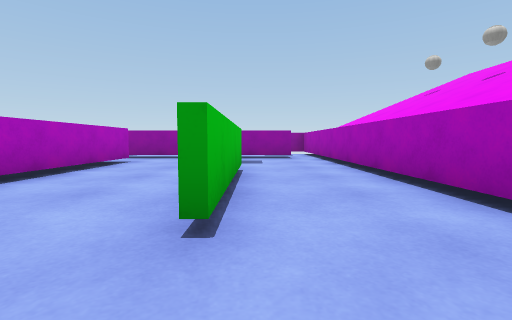
[1] (above)

21 first-person views from a walk through a scene from a Unity 3-D project. The camera is 0.55 m above the floor, tilts 4° down and sees 85° across. The floor is counted in squares, 1 m on a side. Each view is taken from the middle of a square. On the plan, view 1 faces up. The plan holds only what a view shows up to about 9 squares ahead; the rest is blank. The place goes on beyond the plan. The player is left out. Surface patterns are stand-ins for the level's own textures.

[2]
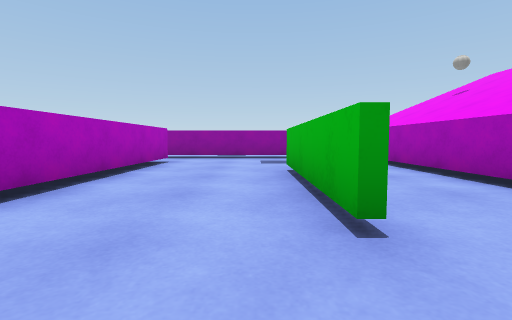

[3]
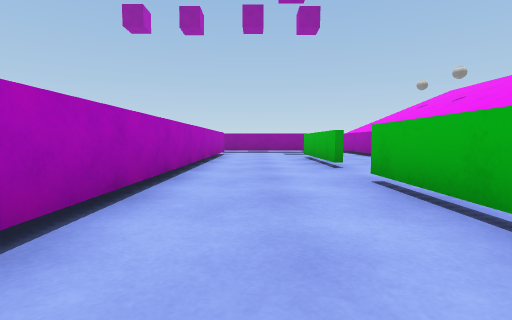

[4]
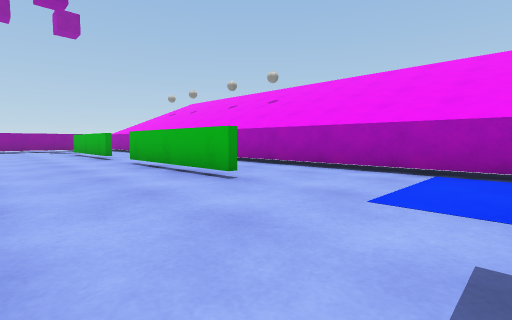

[5]
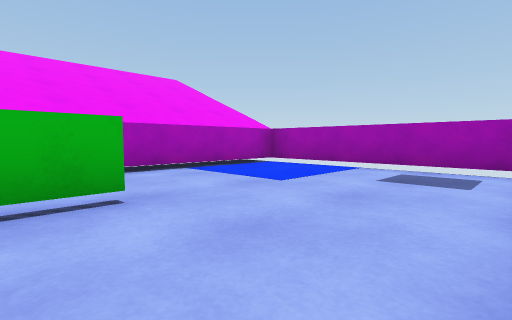

[6]
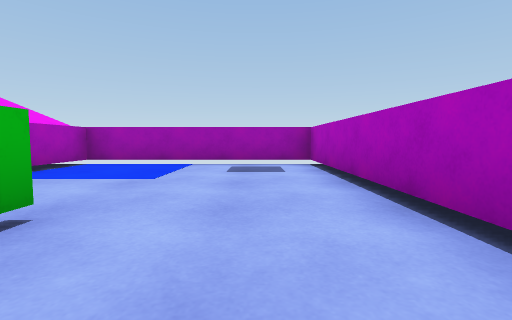

[7]
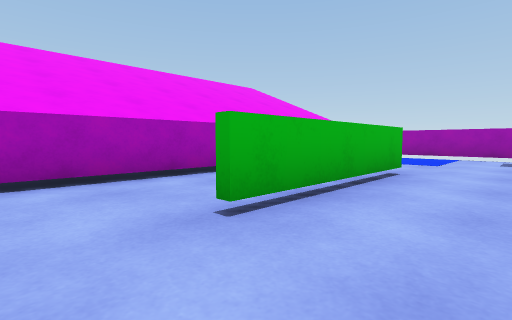

[8]
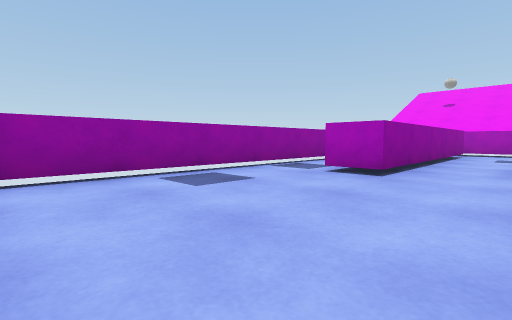

[9]
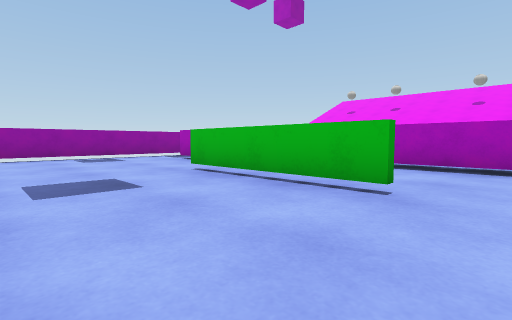

[10]
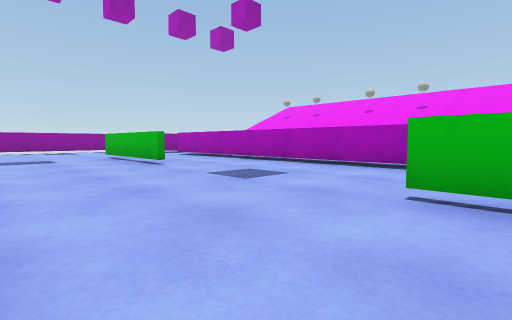

[11]
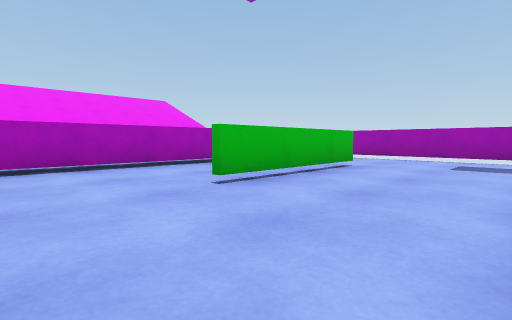

[12]
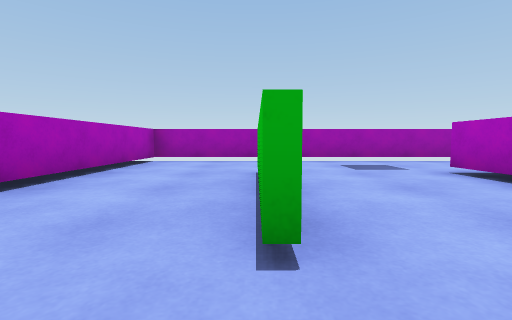

[13]
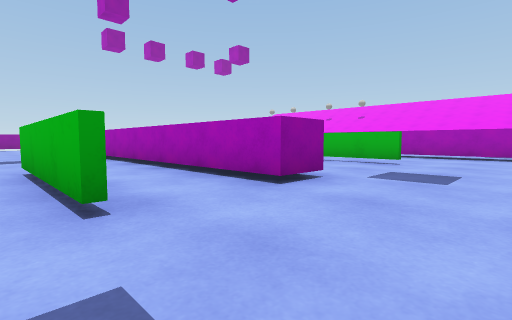

[14]
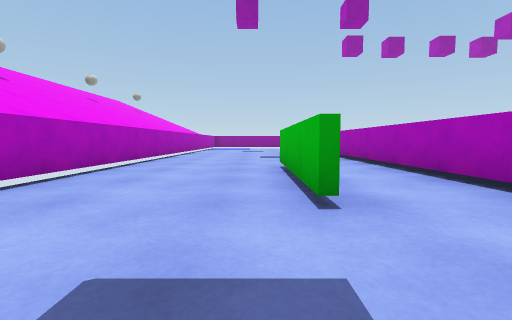

[15]
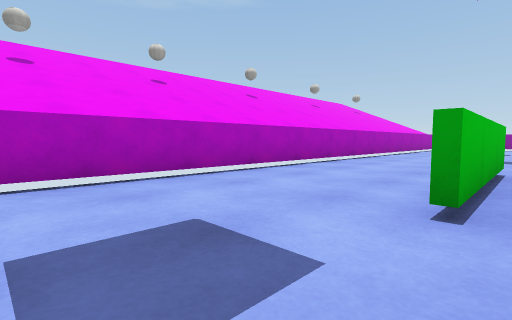

[16]
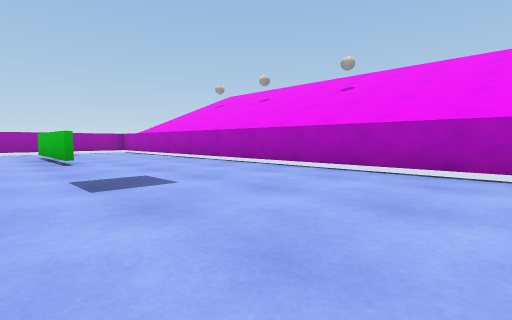

[17]
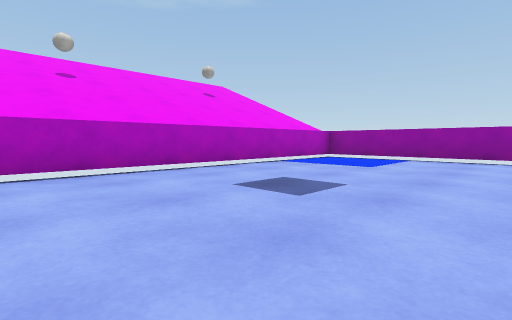

[18]
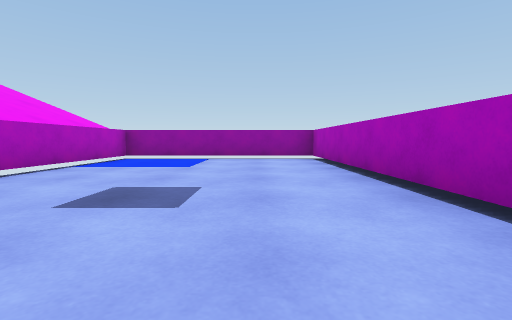

[19]
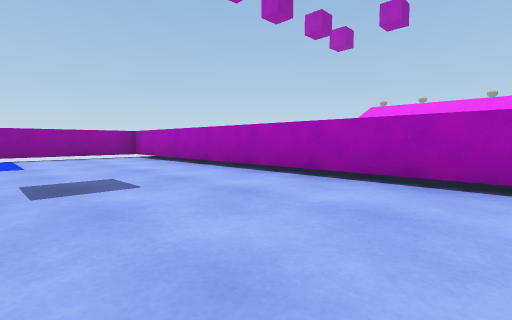

[20]
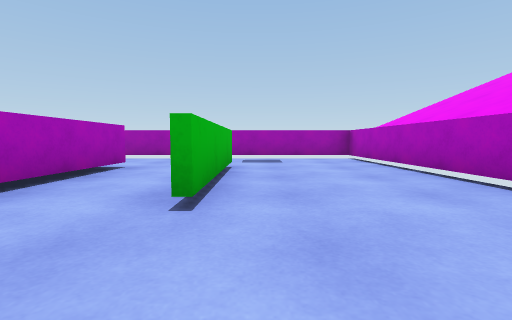

[21]
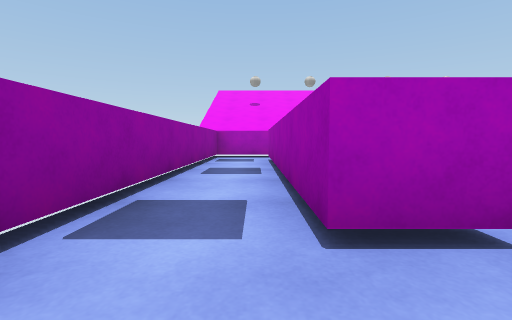

### Floor plan
Key: @ floor where view 1 was taken; # wall or solid block; . floor; = window, fence, low wall or low ledge.
Columns run from 17 left of view 1 to 2 right of it. Each row starts with its distance up from view 1.
 11 ####################
 10 #.....#............#
  9 #.....#.....########
  8 #.....#............#
  7 #.....#......#.....#
  6 #.....#...#. #.....#
  5 #.....#...#. #...#.#
  4 #.....#...#..#...#.#
  3 #.....#......#...#.#
  2 #.....#......#...#.#
  1 #.....#......#.....#
  0 #.....#......#...@.#
 -1 #.....#......#...#.#
 -2 #..=..#......#...#.#
 -3 #..=..#...#..#...#.#
 -4 #..=..#...#..#.....#
 -5 #..=..#...#..#.....#
 -6 #..=.........#.....#
 -7 #............#.....#
 -8 #............#.....#
 -9 ####################

Where each view was taken, in squares from view 1:
view 1: 0 up, 0 right, facing up
view 2: 0 up, 1 left, facing up
view 3: 4 down, 2 left, facing up
view 4: 7 down, 3 left, facing up-right
view 5: 3 down, 3 left, facing down-right
view 6: 2 down, 2 left, facing down
view 7: 1 up, 2 left, facing down-right
view 8: 7 up, 10 left, facing up-right
view 9: 2 up, 10 left, facing up-right
view 10: 3 down, 10 left, facing up-right
view 11: 0 up, 10 left, facing down-right
view 12: 1 down, 7 left, facing down
view 13: 8 down, 14 left, facing up-right
view 14: 8 down, 14 left, facing up
view 15: 8 down, 13 left, facing up-left
view 16: 5 up, 12 left, facing down-left
view 17: 3 up, 12 left, facing up-left
view 18: 3 up, 13 left, facing up
view 19: 2 up, 15 left, facing up-right
view 20: 0 up, 14 left, facing down
view 21: 10 up, 7 left, facing right
